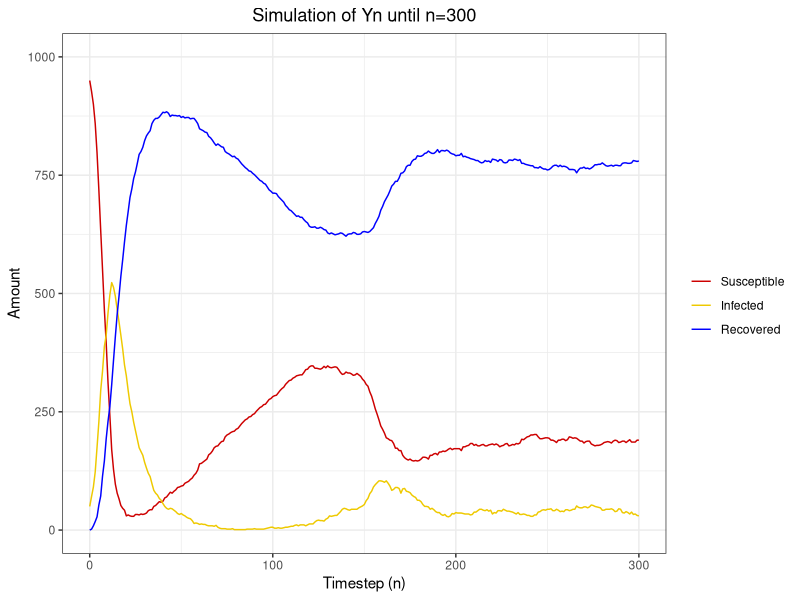
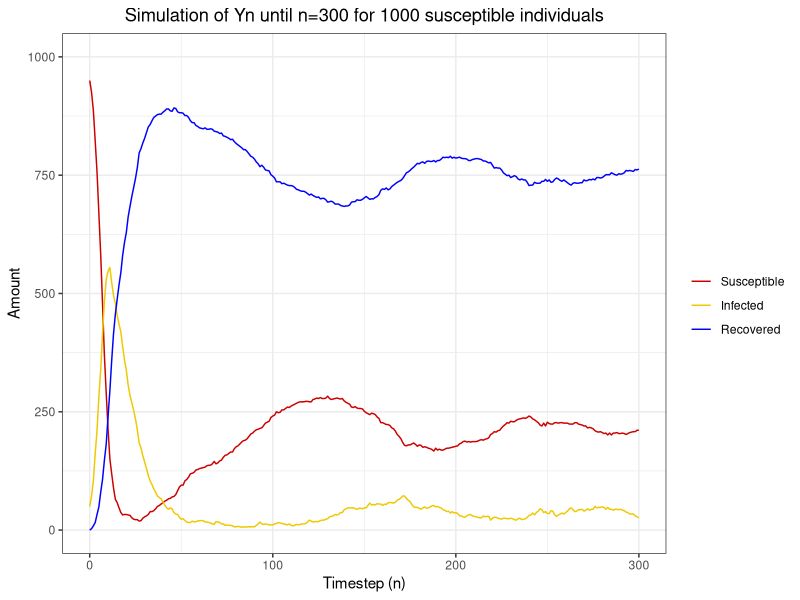
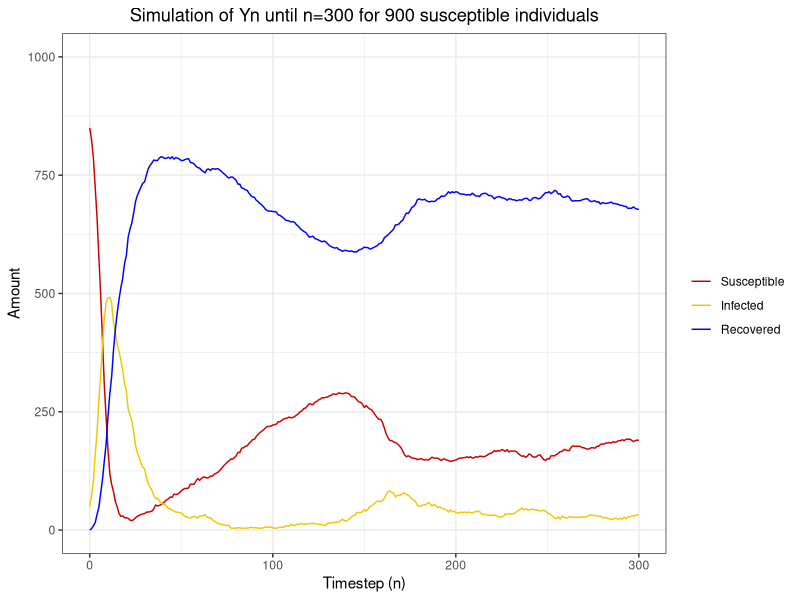
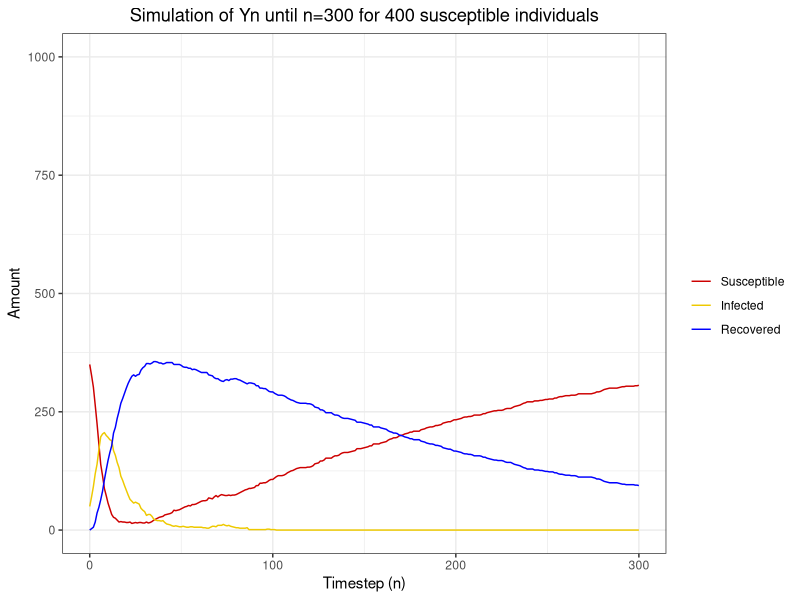
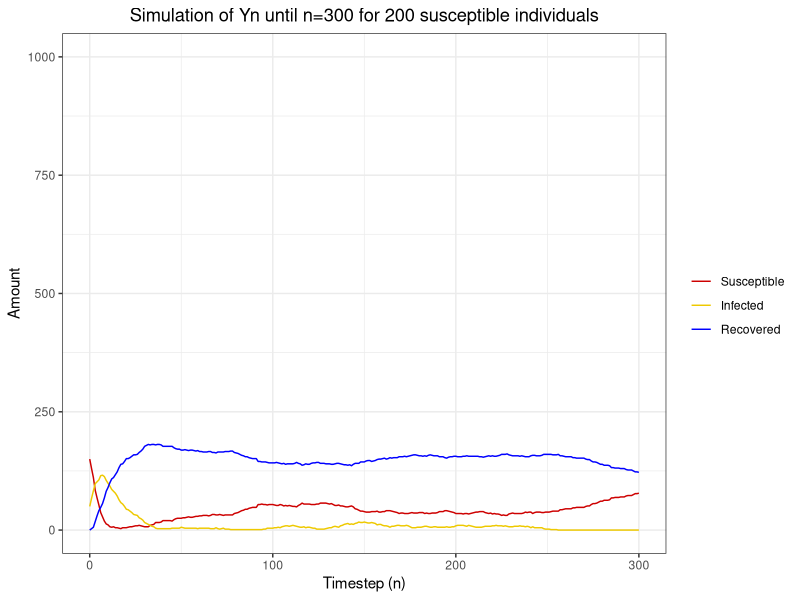
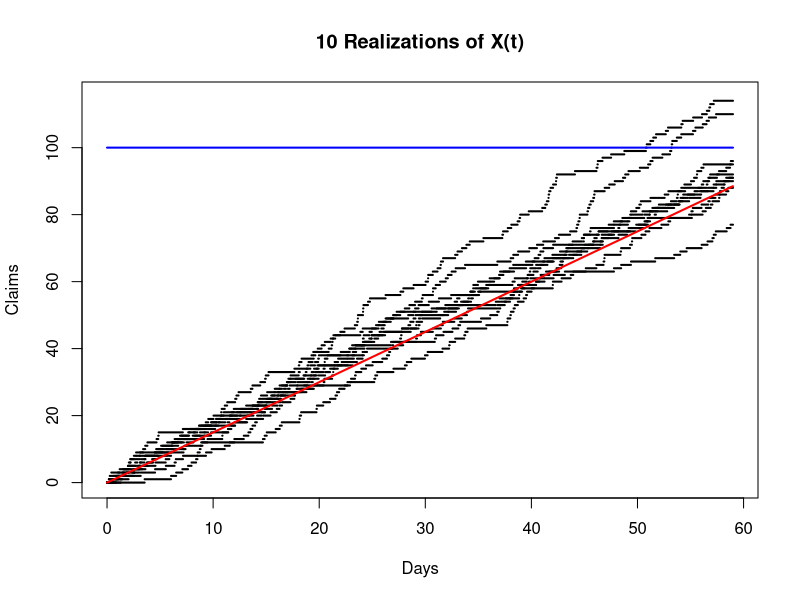
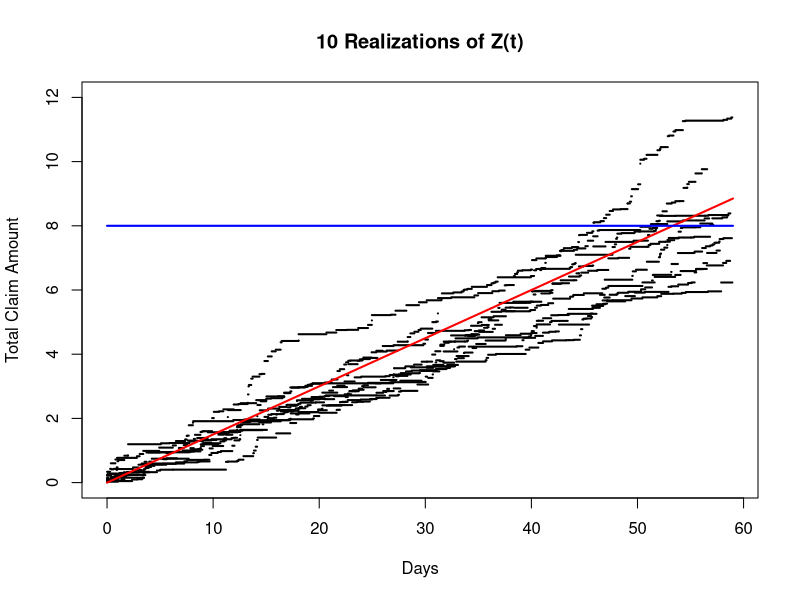

Reproduce these figures in R, in order.
## ---- chunk 1
knitr::opts_chunk$set(echo = TRUE, dev = 'pdf', message = FALSE)
## ---- chunk 2
P <- matrix(c(0.99, 0, 0.005, 0.01, 0.9, 0, 0, 0.1, 0.995), nrow = 3) #transition matrix
set.seed(69420)
num_sim = 7300
sim_markov <- function(num_sim){
  x = vector('numeric', length = num_sim+1) #empty matrix
  x[1] = 0
  for(n in 1:num_sim){
    x[n+1] = sample.int(3, size = 1, replace = TRUE, prob = P[x[n]+1,])-1
  }
  return(x)
} #markov simulation

pi0 = vector('numeric', length = 30)
pi1 = vector('numeric', length = 30)
pi2 = vector('numeric', length = 30)

for (i in 1:30) {
  sim = tail(sim_markov(num_sim), n=num_sim/2)
  pi0[i] = sum(sim==0)*365*2/num_sim
  pi1[i] = sum(sim==1)*365*2/num_sim
  pi2[i] = sum(sim==2)*365*2/num_sim
}

#plot(0:num_sim, sim_markov(num_sim), type = "o", lwd = 2, cex.axis = 1.5, 
#     main = "One Simulation of Xn for 20 years",
# xlab = "Steps", ylab = "State", cex.lab = 1.5, cex.main = 1.5)

cat("Days spent in state 0:", pi0[30], ", state 1:", pi1[30], ", and state 2:",
  pi2[30], "\n, during an average year of the last 10 years")

# Using: CI = average +- (z * variance/root(n))
cat("Confidence interval for days spent in state 0: [",
    round(mean(pi0) - qnorm(0.975) * sqrt(var(pi0)), digits=5),",",
    round(mean(pi0) + qnorm(0.975) * sqrt(var(pi0)), digits=5),"]")
cat("Confidence interval for days spent in state 1: [",
    round(mean(pi1) - qnorm(0.975) * sqrt(var(pi1)), digits=5),",",
    round(mean(pi1) + qnorm(0.975) * sqrt(var(pi1)), digits=5),"]")
cat("Confidence interval for days spent in state 2: [",
    round(mean(pi2) - qnorm(0.975) * sqrt(var(pi2)), digits=5),",",
    round(mean(pi2) + qnorm(0.975) * sqrt(var(pi2)), digits=5),"]")
## ---- chunk 3
alpha = 0.005
gamma = 0.10
N = 1000
n = 300

S_n = rep(0,n+1)
S_n[1] = 950
I_n = rep(0,n+1)
I_n[1] = 50
R_n = rep(0,n+1)

# Simulating Yn and plotting one realization
i = 2
while (i <= n+1) {
  # Probability of infection
  beta_n = I_n[i-1]*0.5/N
  # Amount of people transitioning to each state
  to_S = rbinom(1,R_n[i-1],alpha)
  to_I = rbinom(1,S_n[i-1],beta_n)
  to_R = rbinom(1,I_n[i-1],gamma)
  # Total amount of people in each state after the current step
  S_n[i] = S_n[i-1] - to_I + to_S
  I_n[i] = I_n[i-1] - to_R + to_I
  R_n[i] = R_n[i-1] - to_S + to_R
  i = i + 1
}

## ---- chunk 4
library("ggplot2")
simY_data <- data.frame(x = c(0:n), S = S_n, I = I_n, R = R_n)
ggplot(simY_data, aes(x)) +
  geom_line(aes(y = S, colour = "Susceptible")) + 
  geom_line(aes(y = I, colour = "Infected")) + 
  geom_line(aes(y = R, colour = "Recovered")) + 
  scale_colour_manual("", 
                      breaks = c("Susceptible", "Infected", "Recovered"),
                      values = c("red3", "gold2", "blue")) + 
  labs(title = "Simulation of Yn until n=300") + xlab("Timestep (n)") + 
  scale_y_continuous("Amount", limits = c(0,N)) + theme_bw() + 
  theme(plot.title = element_text(hjust = 0.5))
## ---- chunk 5
alpha = 0.005
gamma = 0.10
N = 1000
n = 300
N_sims = 1000

S_n = rep(0,n+1)
S_n[1] = 950
I_n = rep(0,n+1)
I_n[1] = 50
R_n = rep(0,n+1)

E_max_I = rep(0,N_sims)
E_first_time = rep(0,N_sims)
max_I = 0
time = 0

# Simulating Yn 1000 times
j = 1
while (j <= N_sims) {
  i = 2
  while (i <= n+1) {
    beta_n = I_n[i-1]*0.5/N
    to_S = rbinom(1,R_n[i-1],alpha)
    to_I = rbinom(1,S_n[i-1],beta_n)
    to_R = rbinom(1,I_n[i-1],gamma)
    S_n[i] = S_n[i-1] - to_I + to_S
    I_n[i] = I_n[i-1] - to_R + to_I
    R_n[i] = R_n[i-1] - to_S + to_R
    if (I_n[i] > max_I) {
      max_I = I_n[i]
      time = i  
    }
    i = i + 1
  }
  E_max_I[j] = max_I
  E_first_time[j] = time
  j = j + 1
} 
## ---- chunk 6
# expected maximum numbers of infected individuals
mean(E_max_I)
# expected time at which we get the highest number of infected individuals
mean(E_first_time)
## ---- chunk 7
cat("Confidence interval for maximum infected individuals: [",
    round(mean(E_max_I) - qnorm(0.975) * sqrt(var(E_max_I)), digits=5),",",
    round(mean(E_max_I) + qnorm(0.975) * sqrt(var(E_max_I)), digits=5),"]")

cat("Confidence interval for expected first time of infection peak: [",
    round(mean(E_first_time) - qnorm(0.975) * sqrt(var(E_first_time)), digits=5),",",
    round(mean(E_first_time) + qnorm(0.975) * sqrt(var(E_first_time)), digits=5),"]")
## ---- chunk 8
alpha = 0.005
gamma = 0.10
N = c(1000,900,400,200)
n = 300
N_sims = 1000

for (unvaxxed in N) {
  set.seed(69420)
  # Simulating Yn and plotting three realizations
  S_n = rep(0,n+1)
  S_n[1] = unvaxxed-50
  I_n = rep(0,n+1)
  I_n[1] = 50
  R_n = rep(0,n+1)
  
  i = 2
  while (i <= n+1) {
    beta_n = I_n[i-1]*0.5/unvaxxed
    to_S = rbinom(1,R_n[i-1],alpha)
    to_I = rbinom(1,S_n[i-1],beta_n)
    to_R = rbinom(1,I_n[i-1],gamma)
    S_n[i] = S_n[i-1] - to_I + to_S
    I_n[i] = I_n[i-1] - to_R + to_I
    R_n[i] = R_n[i-1] - to_S + to_R
    i = i + 1
  }
  
  simY_data <- data.frame(
    x = c(0:n),
    S = S_n,
    I = I_n,
    R = R_n )
    print(ggplot(simY_data, aes(x)) +
    geom_line(aes(y = S, colour = "Susceptible")) + 
    geom_line(aes(y = I, colour = "Infected")) + 
    geom_line(aes(y = R, colour = "Recovered")) + 
    scale_colour_manual("", 
                        breaks = c("Susceptible", "Infected", "Recovered"),
                        values = c("red3", "gold2", "blue")) + 
    ggtitle(paste0(c("Simulation of Yn until n=300 for "),unvaxxed,
            " susceptible individuals")) + 
    xlab("Timestep (n)") + 
    scale_y_continuous("Amount", limits = c(0,N)) + 
    theme_bw() + 
    theme(plot.title = element_text(hjust = 0.5)))
}
## ---- chunk 9
# Setting variables
lambda = 1.5
March1 = 59
# Parameter for Poisson distribution
pmean = lambda*March1
# Calculating the probability that we get more than 100 claims
prob100 <- ppois(100, pmean, lower.tail = FALSE)
prob100
## ---- chunk 10
# Simulating 1k realizations of our Poisson distribution
N = 1000
over100 = c(1:N)
for (i in 1:N) {
  over100[i] = ifelse(rpois(1, pmean) > 100, 1, 0)
}
# Calculating the probability that we get more than 100 claims
simprob100 <- mean(over100)
## ---- chunk 11
# Plotting 10 realizations
N = 10
N_claims <- rpois(N, pmean)
plot(NULL, NULL, xlim = c(0, March1), ylim = c(0, 115), xlab = "Days",
     ylab = "Claims", main = "10 Realizations of X(t)", lwd = 2)
for (i in 1:N) {
  # Know that times of occurrences of a Poisson process are uniformly
  # distributed, given that we know the amount of occurrences.
  times = c(0,sort(runif(N_claims[i],0,March1)),March1)
  events <- c(0:N_claims[i])
  # Plot a line at the value we have at occurrence k of the same length
  # as the interval
  for(k in 1:(length(events))){
    lines(times[k:(k+1)], rep(events[k],2), lwd = 2)
  }
}
# Add mean
lines(c(0, March1), c(0, pmean), col = "red", lwd = 2)

# Add x=100 to compare
lines(c(0,March1), c(100, 100), col = "blue", lwd = 2)
## ---- chunk 12
# Simulating 1k realizations of our Exponential distribution
N = 1000
over8ml = c(1:N)
N_claims <- rpois(N, pmean)
for (i in 1:N) {
  N_claims[i]
  over8ml[i] = ifelse(sum(rexp(N_claims[i], 10)) > 8, 1, 0)
}
# Calculating the probability that the total claimed amount by March 1
# is over 8 million
simprob8ml <- mean(over8ml)
## ---- chunk 13
# Plotting 10 realizations of Z(t)
N = 10
N_claims <- rpois(N, pmean)
plot(NULL, NULL, xlim = c(0, March1), ylim = c(0, 12), xlab = "Days",
     ylab = "Total Claim Amount", main = "10 Realizations of Z(t)", lwd = 2)
for (i in 1:N) {
  # Again, times of Poisson process occurrences given the amount of
  # occurrences is uniformly distributed
  times = c(0,sort(runif(N_claims[i],0,March1)),March1)
  # Sum up the total claim amounts at each time t
  amounts <- cumsum(rexp(N_claims[i], 10))
  for(k in 1:length(amounts)){
    lines(times[k:(k+1)], rep(amounts[k],2), lwd = 2)
  }
}
# Add mean
lines(c(0, March1), c(0, pmean/10), col = "red", lwd = 2)

# Add x=8 to compare
lines(c(0,March1), c(8, 8), col = "blue", lwd = 2)
